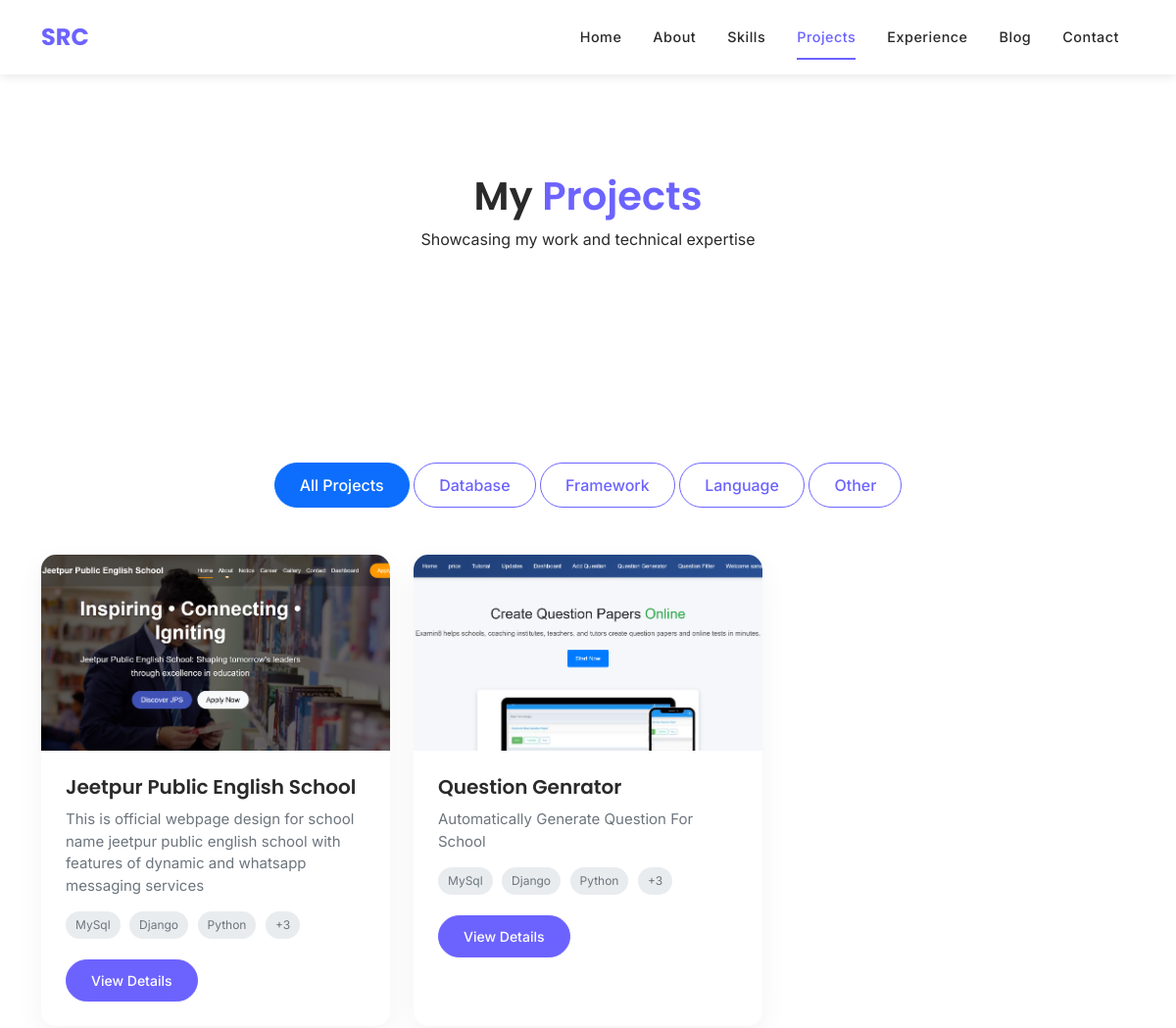
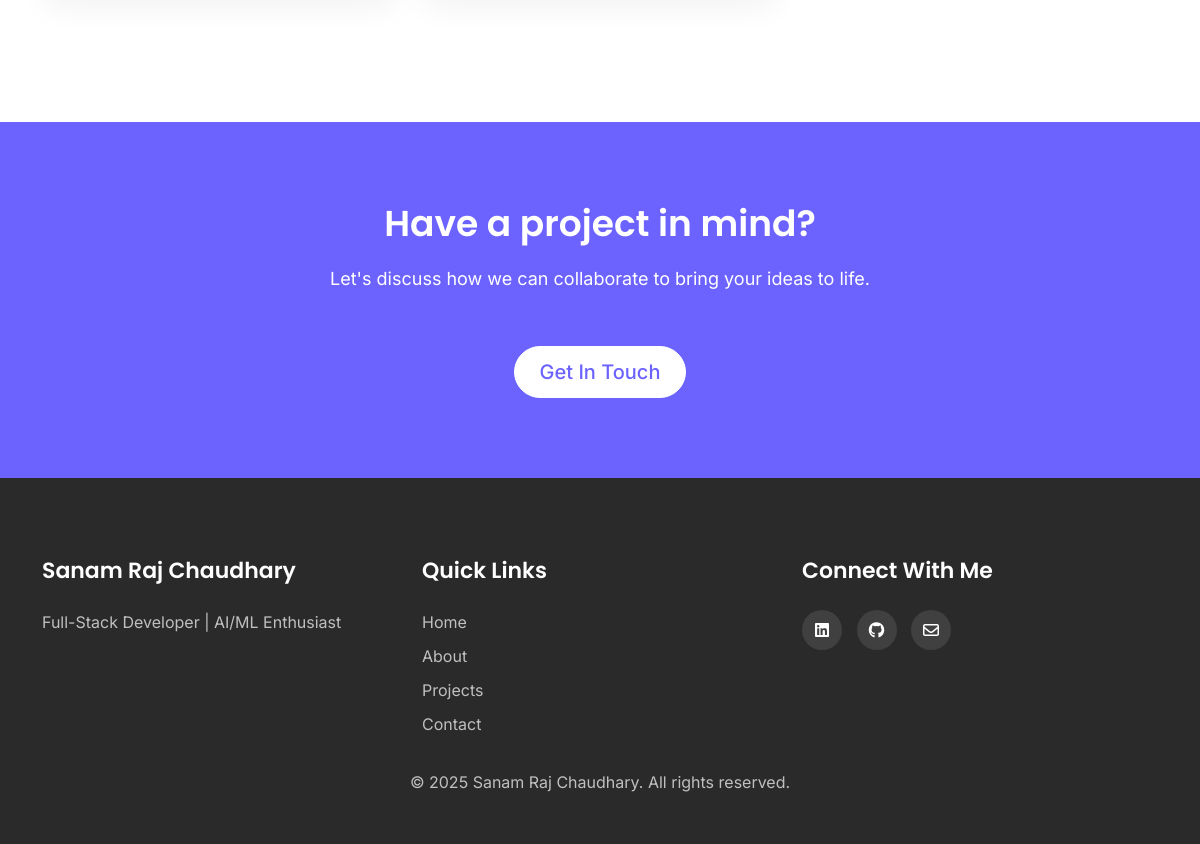
/projects/, run on the app's committed database (2 pictures, top to bottom).
### core/models.py (models this page shows, shortened)
class Skill(models.Model):
    CATEGORY_CHOICES = [
        ('LANGUAGE', 'Programming Language'),
        ('FRAMEWORK', 'Framework/Library'),
        ('DATABASE', 'Database'),
        ('TOOL', 'Tool/Platform'),
        ('OTHER', 'Other'),
    ]
    name = models.CharField(max_length=100)
    category = models.CharField(max_length=20, choices=CATEGORY_CHOICES)
    icon = models.FileField(upload_to='skills/', blank=True, null=True)
    proficiency = models.IntegerField(default=80, help_text="Proficiency level from 0-100")
    class Meta:
        ordering = ['category', '-proficiency']

class Project(models.Model):
    title = models.CharField(max_length=255)
    slug = models.SlugField(unique=True, blank=True)
    short_description = models.CharField(max_length=255)
    description = RichTextField()
    technologies = models.ManyToManyField(Skill)
    image = models.ImageField(upload_to='projects/')
    github_link = models.URLField(blank=True, null=True)
    live_link = models.URLField(blank=True, null=True)
    featured = models.BooleanField(default=False)
    completion_date = models.DateField()
    class Meta:
        ordering = ['-completion_date']

### core/views.py (the view)
# urls.py: path('', ProjectListView.as_view(), name='project_list'),
class ProjectListView(ListView):
    model = Project
    template_name = 'projects/list.html'
    context_object_name = 'projects'
    def get_context_data(self, **kwargs):
        context = super().get_context_data(**kwargs)
        context['technologies'] = Skill.objects.all()
        return context

### templates/projects/list.html (shortened to what this page needs)
{% extends 'base.html' %}
{% load static %}
{% block content %}
<section class="page-header">
    <div class="container">
        <div class="row">
            <div class="col-12 text-center" data-aos="fade-up">
                <h1>My <span class="highlight">Projects</span></h1>
                <p>Showcasing my work and technical expertise</p>
            </div>
        </div>
    </div>
</section>
<section class="projects-section section-padding">
    <div class="container">
        <div class="projects-filter text-center mb-5" data-aos="fade-up">
            <button class="btn btn-outline-primary project-filter active" data-filter="all">All Projects</button>
            {% regroup technologies by category as tech_categories %}
            {% for category in tech_categories %}
                <button class="btn btn-outline-primary project-filter" data-filter="{{ category.grouper|lower }}">{{ category.grouper|title }}</button>
            {% endfor %}
        </div>
        <div class="row" id="projects-grid">
            {% for project in projects %}
                <div class="col-lg-4 col-md-6 mb-4 project-item {% for tech in project.technologies.all %}{{ tech.category|lower }} {% endfor %}" data-aos="fade-up" data-aos-delay="{{ forloop.counter0|stringformat:'d' }}00">
                    <div class="project-card">
                        <div class="project-image">
                            <img src="{{ project.image.url }}" alt="{{ project.title }}">
                        </div>
                        <div class="project-content">
                            <h3>{{ project.title }}</h3>
                            <p>{{ project.short_description }}</p>
                            <div class="project-tech">
                                {% for tech in project.technologies.all|slice:":3" %}
                                    <span class="tech-badge">{{ tech.name }}</span>
                                {% endfor %}
                                {% if project.technologies.count > 3 %}
                                    <span class="tech-badge">+{{ project.technologies.count|add:"-3" }}</span>
                                {% endif %}
                            </div>
                            <a href="{% url 'project_detail' project_slug=project.slug %}" class="btn btn-sm btn-primary mt-3">View Details</a>
                        </div>
                    </div>
                </div>
            {% empty %}
                <div class="col-12 text-center">
                    <p>No projects found. Check back soon for updates!</p>
                </div>
            {% endfor %}
        </div>
    </div>
</section>
<section class="cta-section section-padding">
    <div class="container">
        <div class="row justify-content-center">
            <div class="col-lg-10 text-center" data-aos="fade-up">
                <h2>Have a project in mind?</h2>
                <p>Let's discuss how we can collaborate to bring your ideas to life.</p>
                <a href="{% url 'contact' %}" class="btn btn-primary btn-lg mt-4">Get In Touch</a>
            </div>
        </div>
    </div>
</section>
{% endblock %}

### static/css/main.css (style rules this page uses)
:root { --primary-color: #6c63ff; --secondary-color: #4d47c3; --dark-color: #2a2a2a; --light-color: #f8f9fa; --gray-color: #6c757d; --success-color: #28a745; --danger-color: #dc3545; --font-primary: 'Poppins', sans-serif; --font-secondary: 'Inter', sans-serif; }
body { font-family: var(--font-secondary); color: var(--dark-color); overflow-x: hidden; scroll-behavior: smooth; padding-top: 76px; }
h1, h2, h3, h4, h5, h6 { font-family: var(--font-primary); font-weight: 600; }
section { padding: 100px 0; position: relative; }
.section-padding { padding: 100px 0; }
.highlight { color: var(--primary-color); }
.btn { border-radius: 50px; padding: 10px 25px; font-weight: 500; transition: all 0.3s ease; }
.btn-primary { background-color: var(--primary-color); border-color: var(--primary-color); }
.btn-outline-primary { color: var(--primary-color); border-color: var(--primary-color); }
.project-card { background-color: white; border-radius: 15px; overflow: hidden; box-shadow: 0 10px 30px rgba(0, 0, 0, 0.05); height: 100%; transition: all 0.3s ease; }
.project-image { position: relative; overflow: hidden; height: 200px; }
.project-image img { width: 100%; height: 100%; object-fit: cover; transition: transform 0.5s ease; }
.project-content { padding: 25px; }
.project-content h3 { font-size: 20px; margin-bottom: 10px; }
.project-content p { color: var(--gray-color); margin-bottom: 15px; font-size: 15px; }
.tech-badge { display: inline-block; background-color: #e9ecef; color: var(--gray-color); font-size: 12px; padding: 5px 10px; border-radius: 50px; margin-right: 5px; margin-bottom: 5px; }
.cta-section { background-color: var(--primary-color); color: white; text-align: center; padding: 80px 0; }
.cta-section h2 { font-size: 36px; margin-bottom: 20px; }
.cta-section p { font-size: 18px; margin-bottom: 30px; max-width: 700px; margin-left: auto; margin-right: auto; }
.cta-section .btn-primary { background-color: white; color: var(--primary-color); border-color: white; }

### data on the page
Skill: grouper "Database", name "MySql"
Skill: grouper "Framework", name "Django"
Skill: grouper "Language", name "Python"
Skill: grouper "Other"
Project: image (picture), title "Jeetpur Public English School", short_description "This is official webpage design for school name jeetpur public english school with features of dynamic and whatsapp messaging services", technologies.count|add "3"
Project: image (picture), title "Question Genrator", short_description "Automatically Generate Question For School", technologies.count|add "3"
